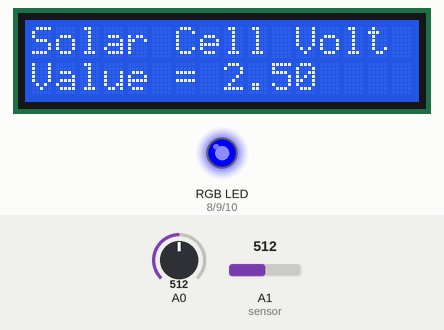
The sketch below on a simulated Arduino Uno, built with avr-gcc and run on an emulated ATmega328P. Shown: 16×2 character LCD, an RGB LED mixed from three pins (HIGH = lit). The inputs (shaded band) are chosen by the test bench; at power-on: A1 (sensor) = 512, A0 = 512. What the sketch prints to the serial monitor is not drawn.

Above: at 1.2 s.
1.3 s: A1 (sensor) set to 412
2.8 s: A1 (sensor) set to 385
At 3.6 s:
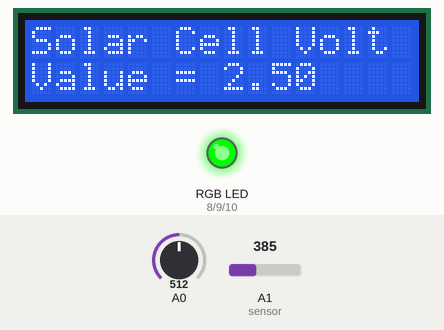
4.3 s: A0 set to 390
At 5.5 s:
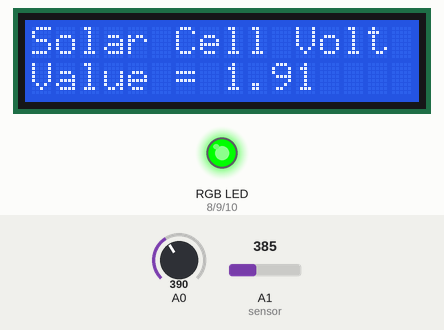
5.8 s: A1 (sensor) set to 108
7.3 s: A1 (sensor) set to 90
At 7.9 s:
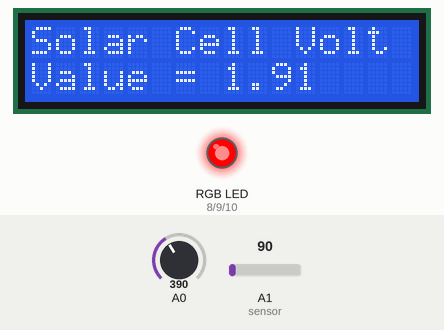
8.8 s: A0 set to 410
At 10.0 s:
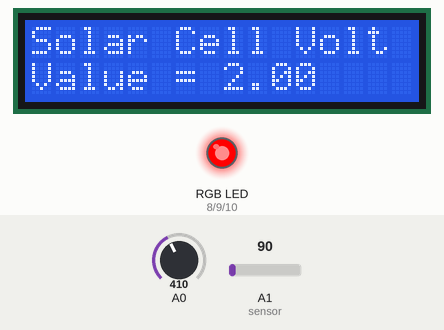
Timing chart, 0 to 11.3 s (numbered marks = the images above; inputs shaded):
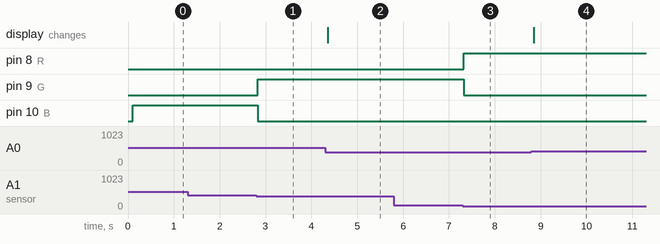

The sketch:

solar_lcd_water_sensing_with_RGB.ino
```cpp
/*
Project link:
https://github.com/vic9112/MarsRover/
*/
#include <LiquidCrystal_I2C.h>
#define R 8
#define G 9
#define B 10

LiquidCrystal_I2C lcd (0x27, 16, 2);

float solar_cell = 0;

void setup()
{
  pinMode(A0, INPUT);
  Serial.begin(9600);
  lcd.init() ;
  lcd.backlight();      //Serial 不需要此指令

  pinMode(R,OUTPUT);
  pinMode(G,OUTPUT);
  pinMode(B,OUTPUT);
}

void loop()
{
  solar_cell = (analogRead(A0) * (5.001 / 1023.001));
  Serial.println(solar_cell);
  lcd.setCursor(0, 0);
  lcd.print("Solar Cell Volt");
  lcd.setCursor(0, 1);
  lcd.print("Value = ");
  lcd.setCursor(8, 1);
  lcd.print(solar_cell);
  delay(10); // Delay a little bit to improve simulation performance

  int sensor=analogRead(A1); // Incoming analog  signal read and appointed sensor
  Serial.println(sensor);   //Wrote serial port

  if (sensor <= 100) {
    digitalWrite(R,HIGH);
    digitalWrite(G,LOW);
    digitalWrite(B,LOW);
  } else if (100 < sensor and sensor < 400) {
    digitalWrite(R,LOW);
    digitalWrite(G,HIGH);
    digitalWrite(B,LOW);
  } else {
    digitalWrite(R,LOW);
    digitalWrite(G,LOW);
    digitalWrite(B,HIGH);
  }
}
```

Measured:
- the behaviour switches between 400 and 399 on A1 (sensor) (found by bisection; images 0 and 1)
- the behaviour switches between 101 and 100 on A1 (sensor) (found by bisection; images 2 and 3)
- after the input at 1.3 s, every drawn part: stays the same
- after the input at 2.8 s, pin 9 (G): LOW → HIGH at once; pin 10 (B): HIGH → LOW at once
- after the input at 4.3 s, the display: changes after 0.06 s (image 2)
- after the input at 5.8 s, every drawn part: stays the same
- after the input at 7.3 s, pin 8 (R): LOW → HIGH at once; pin 9 (G): HIGH → LOW at once
- after the input at 8.8 s, the display: changes after 0.05 s (image 4)
